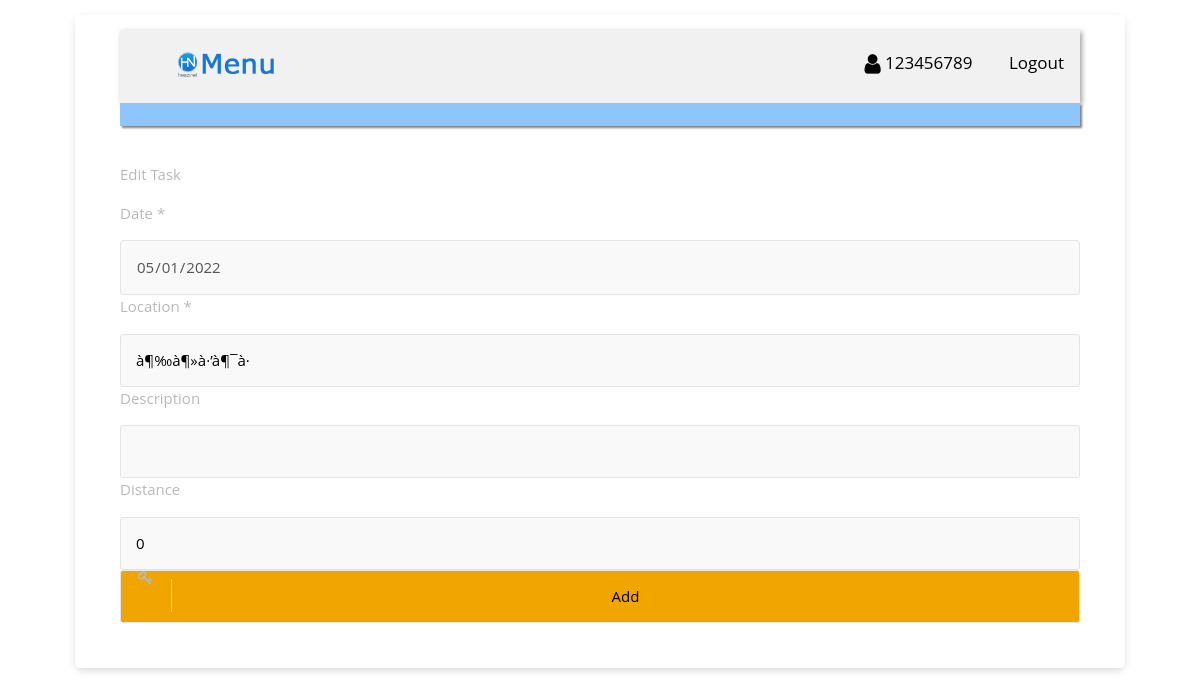
The app's page /ap_task_edit.php?id=3493 (signed in) with its own data.
### tables this page shows
CREATE TABLE `ap_task` (
  `tid` int(11) NOT NULL,
  `ap_id` int(11) NOT NULL,
  `date` date NOT NULL,
  `loc` varchar(100) NOT NULL,
  `des` varchar(200) NOT NULL,
  `distance` int(11) NOT NULL
);

### ap_task_edit.php (the view, shortened to what this page needs)
<?php
    if((!isset($_SESSION['s_cOde'])))
      {
        header("Location: index.html");
        exit();
      }
else{
        $id=$_REQUEST['id'];
}
?>
<link rel="stylesheet" type="text/css" href="style/myst.css">
</head>
<?php include_once('header.php'); ?>
<div class="row">
    <div class="col-xl-12 col-lg-12 col-md-12 col-sm-12 col-12">
        <div class="page-header">
          <br><p class="pageheader-title"> Edit Task</p>
        </div>
    </div>
</div>
 <form action="ap_task_editup.php" method="post" enctype="multipart/form-data" style="width: 100%">
       <?php
        $sql="SELECT * FROM ap_task where tid='".$id."'";
        $run_ins = mysqli_query($conn, $sql);
        while ($row_ins=mysqli_fetch_array($run_ins))
        {   $id=$row_ins['tid'];
            $date = $row_ins['date'];
            $loc= $row_ins['loc'];
            $des= $row_ins['des'];
            $distance= $row_ins['distance'];
            }
      ?>
      <div class="item">
      <p>Date <span class="required">*</span></p>
      <input type="date" name="sdate" value=<?php echo $date;  ?> disabled>
      </div>
      <div class="item">
      <p>Location <span class="required">*</span></p>
      <input type="loc" name="loc" value="<?php echo $loc;  ?>">
      </div>
      <div class="item">
      <p>Description</p>
      <input type="text" name="des"  value="<?php echo $des;  ?>">
      </div>
      <div class="item">
      <p>Distance<span class="required" ></span></p>
      <input type="number" name="distance" value=<?php echo $distance;  ?>   >
      </div>
      <div class="input-group input-group-icon">
            <input type="submit" value="Add" style="background-color: #f0a500;"/>
            <div class="input-icon"><i class="fa fa-key"></i></div>
    </form>
</div>
<?php include_once('footer.php') ?>
</body></HTML>

### style/myst.css (style rules this page uses)
*, *:before, *:after { box-sizing: border-box; }
body { padding: 1em; font-family: "Open Sans", "Helvetica Neue", Helvetica, Arial, sans-serif; font-size: 15px; color: #b9b9b9; background-image: url(../image/bg.jpg); background-repeat: no-repeat; }
input, input[type="radio"] + label, input[type="checkbox"] + label:before, select option, select { width: 100%; padding: 1em; line-height: 1.4; background-color: #f9f9f9; border: 1px solid #e5e5e5; border-radius: 3px; -webkit-transition: 0.35s ease-in-out; -moz-transition: 0.35s ease-in-out; -o-transition: 0.35s ease-in-out; transition: 0.35s ease-in-out; transition: all 0.35s ease-in-out; }
.input-group { margin-bottom: 1em; zoom: 1; }
.input-group:before, .input-group:after { content: ""; display: table; }
.input-group:after { clear: both; }
.input-group-icon { position: relative; }
.input-group-icon input { padding-left: 4.4em; }
.input-group-icon .input-icon { position: absolute; top: 0; left: 0; width: 3.4em; height: 3.4em; line-height: 3.4em; text-align: center; pointer-events: none; }
.input-group-icon .input-icon:after { position: absolute; top: 0.6em; bottom: 0.6em; left: 3.4em; display: block; border-right: 1px solid #e5e5e5; content: ""; -webkit-transition: 0.35s ease-in-out; -moz-transition: 0.35s ease-in-out; -o-transition: 0.35s ease-in-out; transition: 0.35s ease-in-out; transition: all 0.35s ease-in-out; }
.row { zoom: 1; }
.row:before, .row:after { content: ""; display: table; }
.row:after { clear: both; }

### hzstyle/myst.css (style rules this page uses)
* { box-sizing: border-box; }
body { margin:0; font-family: "Lato", sans-serif; }

### records on screen
ap_task: sdate "05/01/2022", loc "à¶‰à¶»à·’à¶¯à·", distance "0"

### other values on screen
$s_cOde "123456789"
